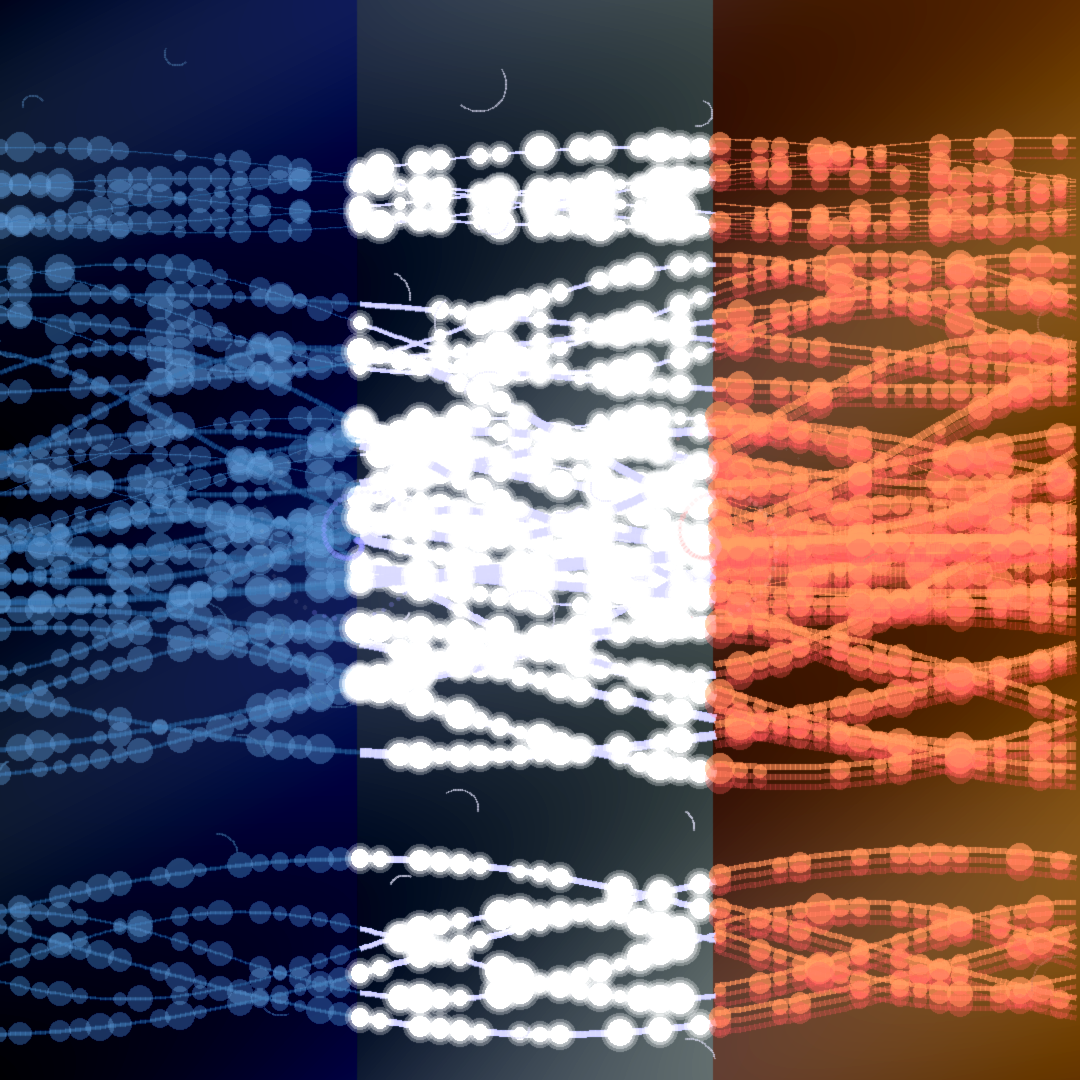

Reproduce this figure in Python.
from PIL import Image, ImageDraw, ImageFilter
import numpy as np
import math
import random
import colorsys

# Canvas dimensions
WIDTH, HEIGHT = 1080, 1080

# Create base image with time gradient
img = Image.new('RGB', (WIDTH, HEIGHT))
draw = ImageDraw.Draw(img, 'RGBA')

# Background - time flows from past (left) to future (right)
for x in range(WIDTH):
    time_position = x / WIDTH
    for y in range(HEIGHT):
        # Vertical waves representing time's flow
        wave = math.sin(y * 0.01 + x * 0.005) * 20
        
        # Past is cool and dark
        if time_position < 0.33:
            r = int(10 + wave)
            g = int(20 + wave)
            b = int(40 + wave + time_position * 100)
        # Present is bright and clear
        elif time_position < 0.66:
            local_pos = (time_position - 0.33) / 0.33
            r = int(30 + local_pos * 50 + wave)
            g = int(40 + local_pos * 50 + wave)
            b = int(60 + local_pos * 30 + wave)
        # Future is warm and uncertain
        else:
            local_pos = (time_position - 0.66) / 0.33
            r = int(80 + local_pos * 30 + wave)
            g = int(50 + local_pos * 20 + wave)
            b = int(40 - local_pos * 20 + wave)
        
        draw.point((x, y), fill=(r, g, b))

# Time stream class - objects flowing through time
class TimeStream:
    def __init__(self, start_y):
        self.start_y = start_y
        self.amplitude = random.uniform(20, 100)
        self.frequency = random.uniform(0.002, 0.008)
        self.phase = random.uniform(0, 2 * math.pi)
        self.thickness = random.uniform(2, 10)
        self.speed = random.uniform(0.5, 2)
        self.particles = []
        
        # Create particles along the stream
        for x in range(0, WIDTH, 20):
            if random.random() < 0.7:
                self.particles.append({
                    'x': x,
                    'birth': x / WIDTH,
                    'size': random.uniform(5, 15),
                    'lifespan': random.uniform(0.2, 0.4)
                })
    
    def get_y_at_x(self, x, time_offset=0):
        """Calculate Y position with time-based movement"""
        return self.start_y + self.amplitude * math.sin(x * self.frequency + self.phase + time_offset * self.speed)
    
    def draw(self, draw, time_offset=0):
        """Draw the time stream with all its states"""
        points = []
        
        # Create smooth curve
        for x in range(0, WIDTH, 5):
            y = self.get_y_at_x(x, time_offset)
            if 0 <= y < HEIGHT:
                points.append((x, y))
        
        # Draw the stream path
        for i in range(len(points) - 1):
            x1, y1 = points[i]
            x2, y2 = points[i + 1]
            
            time_pos = x1 / WIDTH
            
            # Multiple passes for depth
            for layer in range(3):
                # Stream color changes through time
                if time_pos < 0.33:  # Past
                    alpha = int(50 + layer * 20)
                    color = (50, 100, 150, alpha)
                    width = self.thickness * (1 - layer * 0.2)
                elif time_pos < 0.66:  # Present
                    alpha = int(150 + layer * 30)
                    color = (200, 200, 255, alpha)
                    width = self.thickness * 1.5 * (1 - layer * 0.1)
                else:  # Future
                    alpha = int(80 - layer * 20)
                    # Multiple possible futures
                    for branch in range(3):
                        branch_offset = (branch - 1) * 10
                        color = (255, 150 - branch * 30, 100, alpha // (branch + 1))
                        draw.line([(x1, y1 + branch_offset), (x2, y2 + branch_offset)], 
                                fill=color, width=int(width))
                    continue
                
                draw.line([(x1, y1), (x2, y2)], fill=color, width=int(width))
        
        # Draw particles
        for particle in self.particles:
            x = particle['x']
            y = self.get_y_at_x(x, time_offset)
            
            if 0 <= y < HEIGHT:
                time_pos = x / WIDTH
                age = time_pos - particle['birth']
                
                if 0 <= age <= particle['lifespan']:
                    # Particle appearance changes through time
                    progress = age / particle['lifespan']
                    size = particle['size'] * (1 - progress * 0.5)
                    
                    if time_pos < 0.33:  # Past particles fade
                        r, g, b = 100, 150, 200
                        alpha = int(100 * (1 - progress))
                    elif time_pos < 0.66:  # Present particles glow
                        r, g, b = 255, 255, 255
                        alpha = int(255 * (1 - progress * 0.3))
                        # Add glow
                        for glow in range(3):
                            glow_size = size + glow * 3
                            glow_alpha = alpha // (glow + 2)
                            draw.ellipse([x - glow_size, y - glow_size,
                                        x + glow_size, y + glow_size],
                                       fill=(r, g, b, glow_alpha))
                    else:  # Future particles split
                        for possibility in range(2):
                            r, g, b = 255, 150 - possibility * 50, 100
                            alpha = int(150 * (1 - progress) / (possibility + 1))
                            offset = possibility * 10 - 5
                            draw.ellipse([x - size, y - size + offset,
                                        x + size, y + size + offset],
                                       fill=(r, g, b, alpha))
                        continue
                    
                    draw.ellipse([x - size, y - size, x + size, y + size],
                               fill=(r, g, b, alpha))

# Create multiple time streams
streams = []
for i in range(15):
    y = random.uniform(HEIGHT * 0.1, HEIGHT * 0.9)
    streams.append(TimeStream(y))

# Draw streams with time animation effect
for stream in streams:
    # Draw past echo
    stream.draw(draw, time_offset=-2)
    # Draw present
    stream.draw(draw, time_offset=0)
    # Draw future possibility
    stream.draw(draw, time_offset=2)

# Add temporal vortices where time streams intersect
vortex_points = [(WIDTH * 0.33, HEIGHT * 0.5), 
                 (WIDTH * 0.66, HEIGHT * 0.5)]

for vx, vy in vortex_points:
    # Spiral effect
    for angle in np.linspace(0, 4 * math.pi, 100):
        r = angle * 10
        x = vx + r * math.cos(angle)
        y = vy + r * math.sin(angle)
        
        if 0 <= x < WIDTH and 0 <= y < HEIGHT:
            time_distortion = 1 - r / 200
            if time_distortion > 0:
                size = 3 * time_distortion
                alpha = int(100 * time_distortion)
                
                # Vortex at boundaries between time zones
                if abs(x - WIDTH * 0.33) < 50:
                    color = (150, 150, 255, alpha)  # Past-present boundary
                elif abs(x - WIDTH * 0.66) < 50:
                    color = (255, 150, 150, alpha)  # Present-future boundary
                else:
                    color = (200, 200, 200, alpha // 2)
                
                draw.ellipse([x - size, y - size, x + size, y + size],
                           fill=color)

# Clock fragments scattered through time
for _ in range(30):
    x = random.randint(0, WIDTH)
    y = random.randint(0, HEIGHT)
    radius = random.randint(10, 30)
    start_angle = random.uniform(0, 2 * math.pi)
    arc_length = random.uniform(math.pi / 4, math.pi)
    
    # Clock hands frozen at different times
    time_zone = x / WIDTH
    if time_zone < 0.33:
        color = (80, 120, 160, 100)
    elif time_zone < 0.66:
        color = (200, 200, 220, 150)
    else:
        color = (180, 120, 100, 80)
    
    # Draw arc
    points = []
    for t in np.linspace(start_angle, start_angle + arc_length, 20):
        px = x + radius * math.cos(t)
        py = y + radius * math.sin(t)
        points.append((px, py))
    
    for i in range(len(points) - 1):
        draw.line([points[i], points[i+1]], fill=color, width=2)

# Final atmospheric effects
img = img.filter(ImageFilter.GaussianBlur(radius=0.5))

# Enhance contrast
from PIL import ImageEnhance
enhancer = ImageEnhance.Contrast(img)
img = enhancer.enhance(1.2)

img.save('temporal_echoes_02.png')
print("Temporal flow visualization created: temporal_echoes_02.png")